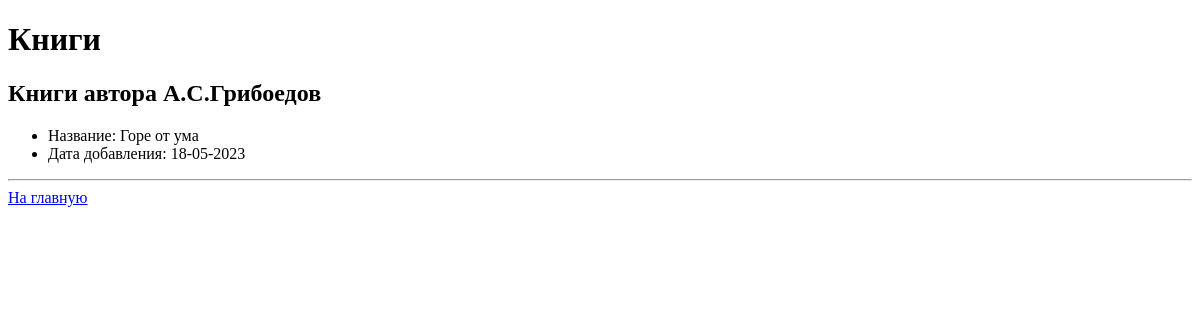
The page /author/2 on the database as committed earlier.
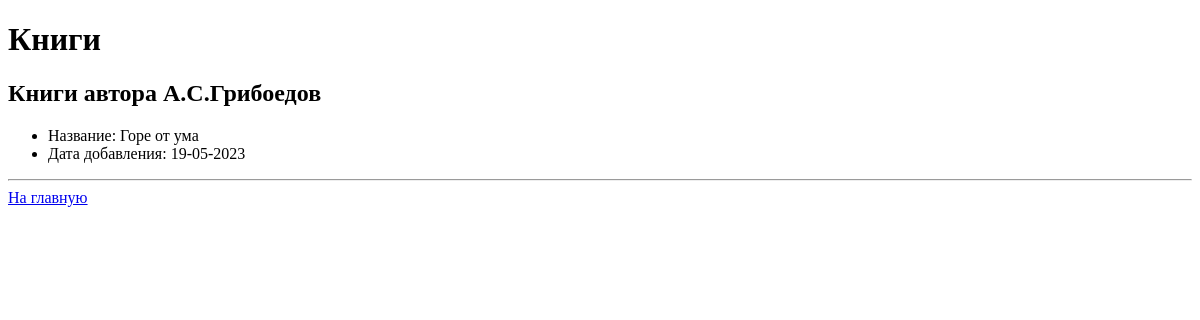
The same page on the database as committed later.
### database.py (models this page shows, shortened)
class Book(db.Model):
    id = db.Column(db.Integer, primary_key=True)
    name = db.Column(db.String, nullable=False)
    added = db.Column(db.DateTime, nullable=False, default=func.now())
    is_read = db.Column(db.Boolean, default=True)
    genre_id = db.Column(db.Integer, db.ForeignKey("genre.id", ondelete='SET NULL'))
    genre = relationship("Genre", back_populates="books")
    author_id = db.Column(db.String, db.ForeignKey("author.id", ondelete='SET NULL'))
    author = relationship("Author", back_populates="books")

### main.py (the view)
@app.route("/author/<int:author_id>")
def books_by_author(author_id):
    author = Author.query.get_or_404(author_id)
    return render_template(
        "books_by_author.html",
        author_name=author.name,
        books=author.books
    )

### templates/books_by_author.html
{% extends "layout.html" %}
{% block body %}
  <h2>Книги автора {{ author_name }}</h2>
    {%- for book in books %}
    <ul>
        <li> Название: {{ book.name }} </li>
        <li> Дата добавления: {{ book.added.strftime("%d-%m-%Y") }} </li>
      </ul>
      <hr>
    {%- endfor %}
<a href="/">На главную</a>
{% endblock %}

Rows that differ between the two databases and show on the page:
changed Book "Горе от ума": added "18-05-2023" → "19-05-2023"
